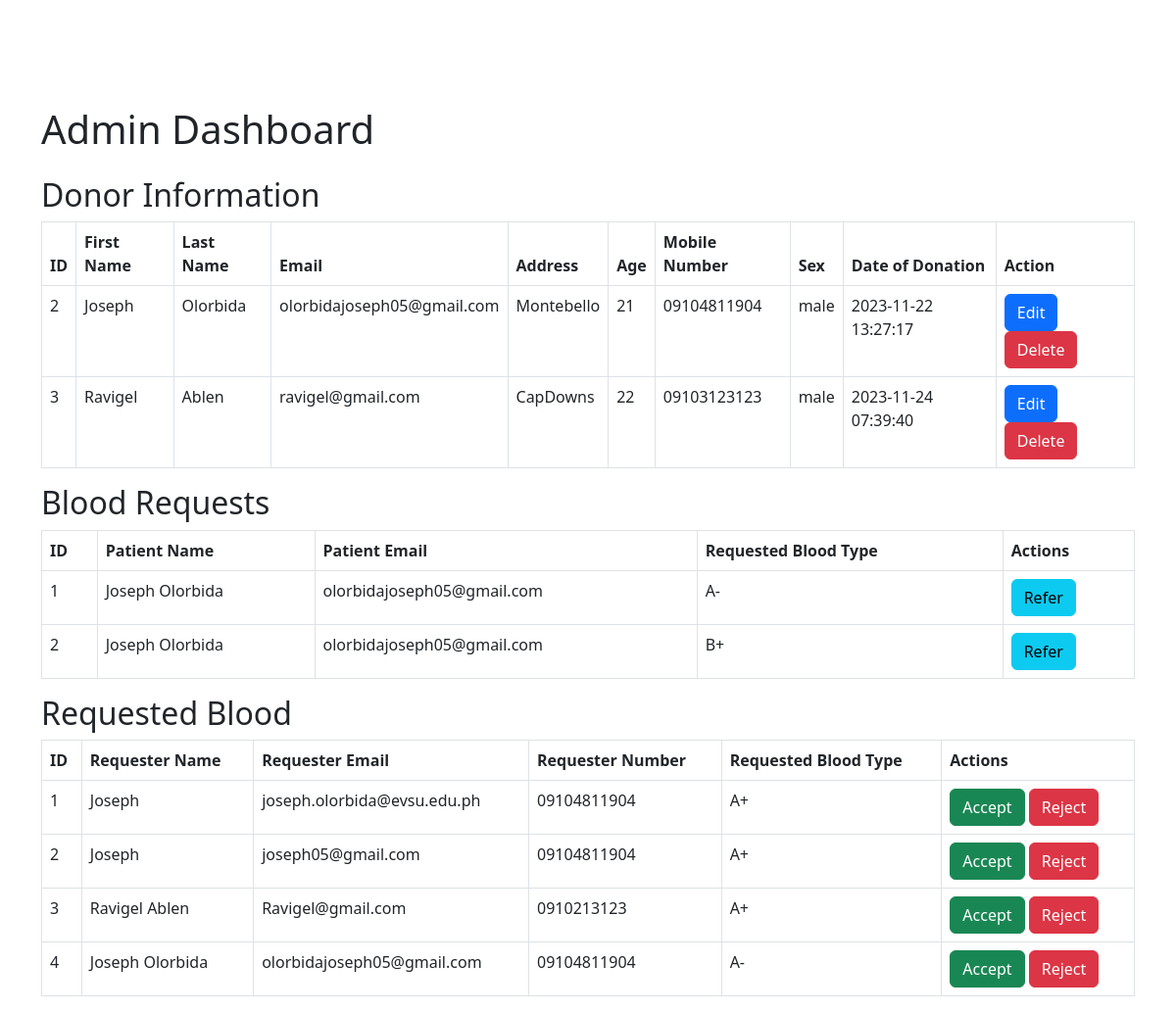
The page /admin_dashboard.php (signed in) on the database its author committed.
### tables this page shows
CREATE TABLE `donor` (
  `id` int(11) NOT NULL,
  `age` int(11) NOT NULL,
  `address` varchar(50) NOT NULL,
  `phoneNumber` varchar(12) NOT NULL,
  `sex` varchar(10) NOT NULL,
  `email` varchar(50) NOT NULL,
  `bloodType` varchar(5) NOT NULL,
  `weight` int(11) DEFAULT NULL,
  `firstName` varchar(255) DEFAULT NULL,
  `lastName` varchar(255) DEFAULT NULL,
  `timestamp` timestamp NOT NULL DEFAULT current_timestamp(),
  `bagsOfBlood` int(11) DEFAULT NULL
);

CREATE TABLE `blood_requests` (
  `id` int(11) NOT NULL,
  `patient_name` varchar(255) NOT NULL,
  `patient_email` varchar(255) NOT NULL,
  `requested_blood_type` varchar(5) NOT NULL,
  `request_time` timestamp NOT NULL DEFAULT current_timestamp()
);

CREATE TABLE `requester_info` (
  `id` int(11) NOT NULL,
  `requester_name` varchar(255) NOT NULL,
  `requester_email` varchar(255) NOT NULL,
  `requester_number` varchar(20) NOT NULL,
  `requested_blood_type` varchar(5) NOT NULL,
  `request_time` timestamp NOT NULL DEFAULT current_timestamp()
);

### admin_dashboard.php (the view, shortened to what this page needs)
<?php
$server = "localhost";
$username = "root";
$password = "password";
$database = "bbd";
$conn = new mysqli($server, $username, $password, $database);
$donor_query = "SELECT * FROM donor";
$donor_result = $conn->query($donor_query);
$blood_request_query = "SELECT * FROM blood_requests";
$blood_request_result = $conn->query($blood_request_query);
$requester_info_query = "SELECT * FROM requester_info";
$requester_info_result = $conn->query($requester_info_query);
?>
<!DOCTYPE html>
<html lang="en">
<head>
    <link href="https://cdn.jsdelivr.net/npm/bootstrap@5.3.0/dist/css/bootstrap.min.css" rel="stylesheet">
</head>
<body class="container mt-5">
    <h1 class="mb-4">Admin Dashboard</h1>
    <h2>Donor Information</h2>
    <table class="table table-bordered">
        <thead>
            <tr>
                <th>ID</th>
                <th>First Name</th>
                <th>Last Name</th>
                <th>Email</th>
                <th>Address</th>
                <th>Age</th>
                <th>Mobile Number</th>
                <th>Sex</th>
                <th>Date of Donation</th>
                <th>Action</th>
            </tr>
        </thead>
        <tbody>
            <?php
            while ($donor_row = $donor_result->fetch_assoc()) {
                echo "<tr>";
                echo "<td>{$donor_row['id']}</td>";
                echo "<td>{$donor_row['firstName']}</td>";
                echo "<td>{$donor_row['lastName']}</td>";
                echo "<td>{$donor_row['email']}</td>";
                echo "<td>{$donor_row['address']}</td>";
                echo "<td>{$donor_row['age']}</td>";
                echo "<td>{$donor_row['phoneNumber']}</td>";
                echo "<td>{$donor_row['sex']}</td>";
                echo "<td>{$donor_row['timestamp']}</td>";
                echo "<td>
                        <button class='btn btn-primary' onclick='openEditDonorModal({$donor_row['id']})'>Edit</button>
                        <button class='btn btn-danger' onclick='deleteDonor({$donor_row['id']})'>Delete</button>
                    </td>";
                echo "</tr>";
            }
            ?>
        </tbody>
    </table>
    <h2>Blood Requests</h2>
    <table class="table table-bordered">
        <thead>
            <tr>
                <th>ID</th>
                <th>Patient Name</th>
                <th>Patient Email</th>
                <th>Requested Blood Type</th>
                <th>Actions</th>
            </tr>
        </thead>
        <tbody>
            <?php
            while ($blood_request_row = $blood_request_result->fetch_assoc()) {
                echo "<tr>";
                echo "<td>{$blood_request_row['id']}</td>";
                echo "<td>{$blood_request_row['patient_name']}</td>";
                echo "<td>{$blood_request_row['patient_email']}</td>";
                echo "<td>{$blood_request_row['requested_blood_type']}</td>";
                echo "<td>
                        <button class='btn btn-info' onclick='referBloodRequest({$blood_request_row['id']})'>Refer</button>
                    </td>";
                echo "</tr>";
            }
            ?>
        </tbody>
    </table>
    <h2>Requested Blood</h2>
    <table class="table table-bordered">
        <thead>
            <tr>
                <th>ID</th>
                <th>Requester Name</th>
                <th>Requester Email</th>
                <th>Requester Number</th>
                <th>Requested Blood Type</th>
                <th>Actions</th>
            </tr>
        </thead>
        <tbody>
            <?php
            while ($requester_info_row = $requester_info_result->fetch_assoc()) {
                echo "<tr>";
                echo "<td>{$requester_info_row['id']}</td>";
                echo "<td>{$requester_info_row['requester_name']}</td>";
                echo "<td>{$requester_info_row['requester_email']}</td>";
                echo "<td>{$requester_info_row['requester_number']}</td>";
                echo "<td>{$requester_info_row['requested_blood_type']}</td>";
                echo "<td>
                        <button class='btn btn-success' onclick='acceptRequester({$requester_info_row['id']})'>Accept</button>
                        <button class='btn btn-danger' onclick='rejectRequester({$requester_info_row['id']})'>Reject</button>
                    </td>";
                echo "</tr>";
            }
            ?>
        </tbody>
    </table>
</body>
</html>

### admin_dashboard.php (style rules this page uses)
body { padding-top: 60px; }

### rows shown on the page
donor: id "2", firstName "Joseph", lastName "Olorbida", email "olorbidajoseph05@gmail.com", address "Montebello", age "21", phoneNumber "09104811904", sex "male", timestamp "2023-11-22 13:27:17"
donor: id "3", firstName "Ravigel", lastName "Ablen", email "ravigel@gmail.com", address "CapDowns", age "22", phoneNumber "09103123123", sex "male", timestamp "2023-11-24 07:39:40"
blood_requests: id "1", patient_name "Joseph Olorbida", patient_email "olorbidajoseph05@gmail.com", requested_blood_type "A-"
blood_requests: id "2", patient_name "Joseph Olorbida", patient_email "olorbidajoseph05@gmail.com", requested_blood_type "B+"
requester_info: id "1", requester_name "Joseph", requester_email "joseph.olorbida@evsu.edu.ph", requester_number "09104811904", requested_blood_type "A+"
requester_info: id "2", requester_name "Joseph", requester_email "joseph05@gmail.com", requester_number "09104811904", requested_blood_type "A+"
requester_info: id "3", requester_name "Ravigel Ablen", requester_email "Ravigel@gmail.com", requester_number "0910213123", requested_blood_type "A+"
requester_info: id "4", requester_name "Joseph Olorbida", requester_email "olorbidajoseph05@gmail.com", requester_number "09104811904", requested_blood_type "A-"
